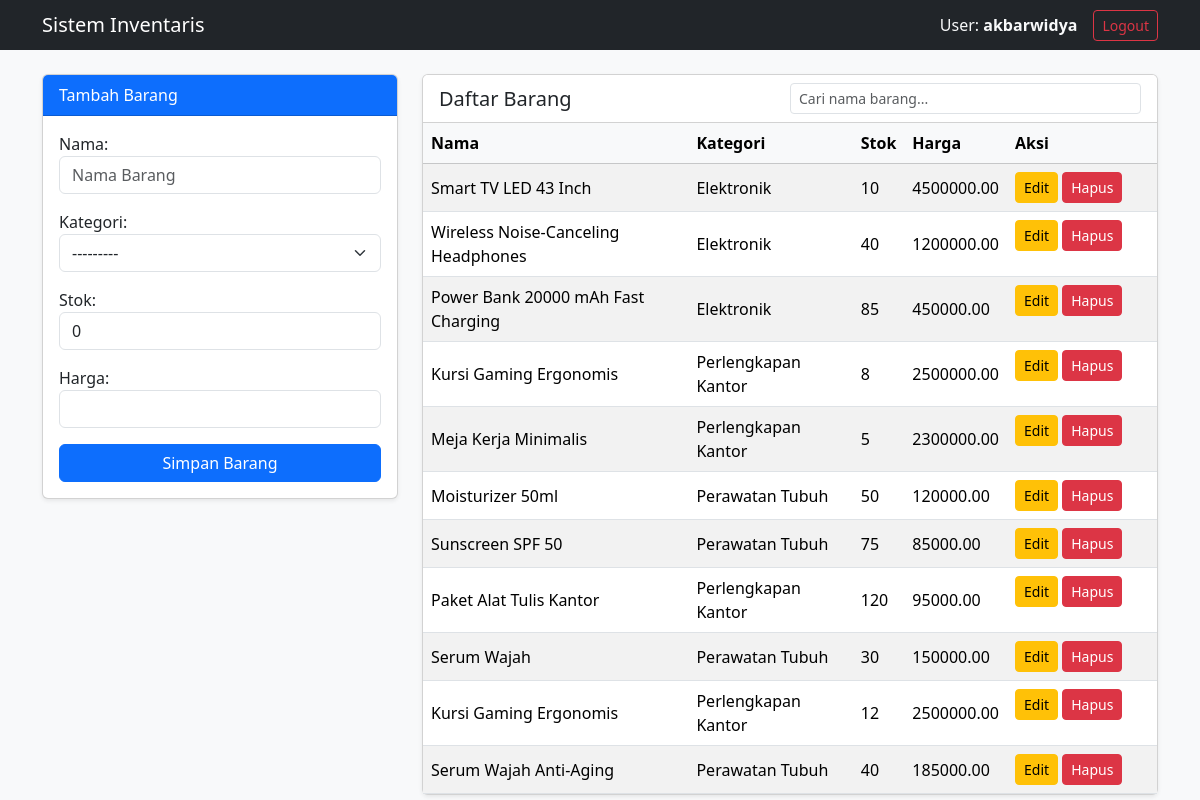
The app's page / (signed in) with its own data.
### barang/models.py (models this page shows, shortened)
class Kategori(models.Model):
    nama = models.CharField(max_length=100)
    def __str__(self):
        return self.nama

class Item(models.Model):
    kategori = models.ForeignKey(Kategori, on_delete=models.CASCADE)
    nama = models.CharField(max_length=200)
    stok = models.IntegerField(default=0)
    harga = models.DecimalField(max_digits=10, decimal_places=2)

### barang/views.py (the view)
# urls.py: path('', views.daftar_item, name='daftar_item'),
@login_required
def daftar_item(request):
    query = request.GET.get('q', '')
    if query:
        items = Item.objects.filter(nama__icontains=query)
    else:
        items = Item.objects.all()
    form = ItemForm()
    if request.headers.get('HX-Request'):
        return render(request, 'barang/partial_item.html', {'items': items})
    return render(request, 'barang/daftar_item.html', {'items': items, 'form': form})

### barang/forms.py
class ItemForm(forms.ModelForm):
    class Meta:
        model = Item
        fields = ['nama', 'kategori', 'stok', 'harga']
        widgets = {
            'nama': forms.TextInput(attrs={'class': 'form-control', 'placeholder': 'Nama Barang'}),
            'kategori': forms.Select(attrs={'class': 'form-select'}),
            'stok': forms.NumberInput(attrs={'class': 'form-control'}),
            'harga': forms.NumberInput(attrs={'class': 'form-control', 'step': '0.01'}),
        }

### barang/templates/barang/daftar_item.html (shortened to what this page needs)
<!DOCTYPE html>
<html lang="id">
<head>
    <link href="https://cdn.jsdelivr.net/npm/bootstrap@5.3.3/dist/css/bootstrap.min.css" rel="stylesheet">
</head>
<body class="bg-light">
    <nav class="navbar navbar-dark bg-dark mb-4">
        <div class="container">
            <span class="navbar-brand mb-0 h1">Sistem Inventaris</span>
            <div class="d-flex align-items-center">
                <span class="text-light me-3">User: <strong>{{ user.username }}</strong></span>
                <form method="post" action="{% url 'logout' %}" class="m-0">
                    <button type="submit" class="btn btn-sm btn-outline-danger">Logout</button>
                </form>
            </div>
        </div>
    </nav>
    <div class="container">
        <div class="row">
            <div class="col-md-4 mb-4">
                <div class="card shadow-sm">
                    <div class="card-header bg-primary text-white">Tambah Barang</div>
                    <div class="card-body">
                        <form hx-post="{% url 'tambah_item' %}" hx-target="#tabel-body" hx-on::after-request="this.reset()">
                            {{ form.as_p }}
                            <button type="submit" class="btn btn-primary w-100">Simpan Barang</button>
                        </form>
                    </div>
                </div>
            </div>
            <div class="col-md-8">
                <div class="card shadow-sm">
                    <div class="card-header bg-white d-flex justify-content-between align-items-center">
                        <h5 class="m-0">Daftar Barang</h5>
                        <input type="text" name="q" class="form-control form-control-sm w-50" placeholder="Cari nama barang..." hx-get="/" hx-trigger="keyup changed delay:500ms" hx-target="#tabel-body">
                    </div>
                    <div class="card-body p-0">
                        <table class="table table-hover table-striped m-0">
                            <thead class="table-light">
                                <tr>
                                    <th>Nama</th>
                                    <th>Kategori</th>
                                    <th>Stok</th>
                                    <th>Harga</th>
                                    <th width="150">Aksi</th>
                                </tr>
                            </thead>
                            <tbody id="tabel-body">
                                {% include 'barang/partial_item.html' %}
                            </tbody>
                        </table>
                    </div>
                </div>
            </div>
        </div>
    </div>
</body>
</html>

### barang/templates/barang/partial_item.html
{% for item in items %}
    {% include 'barang/item_row.html' %}
{% empty %}
<tr>
    <td colspan="5">Barang tidak ditemukan.</td>
</tr>
{% endfor %}

### barang/templates/barang/item_row.html
<tr>
    <td class="align-middle">{{ item.nama }}</td>
    <td class="align-middle">{{ item.kategori.nama }}</td>
    <td class="align-middle">{{ item.stok }}</td>
    <td class="align-middle">{{ item.harga }}</td>
    <td>
        <button hx-get="{% url 'edit_item' item.id %}" hx-target="closest tr" hx-swap="outerHTML" class="btn btn-sm btn-warning">Edit</button>
        <button hx-delete="{% url 'hapus_item' item.id %}" hx-headers='{"X-CSRFToken": "{{ csrf_token }}"}' hx-target="closest tr" hx-swap="outerHTML" hx-confirm="Yakin ingin menghapus {{ item.nama }}?" class="btn btn-sm btn-danger">Hapus</button>
    </td>
</tr>

### records on screen
Item: nama "Smart TV LED 43 Inch", kategori.nama "Elektronik", stok "10", harga "4500000.00"
Item: nama "Wireless Noise-Canceling Headphones", kategori.nama "Elektronik", stok "40", harga "1200000.00"
Item: nama "Power Bank 20000 mAh Fast Charging", kategori.nama "Elektronik", stok "85", harga "450000.00"
Item: nama "Kursi Gaming Ergonomis", kategori.nama "Perlengkapan Kantor", stok "8", harga "2500000.00"
Item: nama "Meja Kerja Minimalis", kategori.nama "Perlengkapan Kantor", stok "5", harga "2300000.00"
Item: nama "Moisturizer 50ml", kategori.nama "Perawatan Tubuh", stok "50", harga "120000.00"
Item: nama "Sunscreen SPF 50", kategori.nama "Perawatan Tubuh", stok "75", harga "85000.00"
Item: nama "Paket Alat Tulis Kantor", kategori.nama "Perlengkapan Kantor", stok "120", harga "95000.00"
Item: nama "Serum Wajah", kategori.nama "Perawatan Tubuh", stok "30", harga "150000.00"
Item: nama "Kursi Gaming Ergonomis", kategori.nama "Perlengkapan Kantor", stok "12", harga "2500000.00"
Item: nama "Serum Wajah Anti-Aging", kategori.nama "Perawatan Tubuh", stok "40", harga "185000.00"

### other values on screen
{{ user.username }} "akbarwidya"
